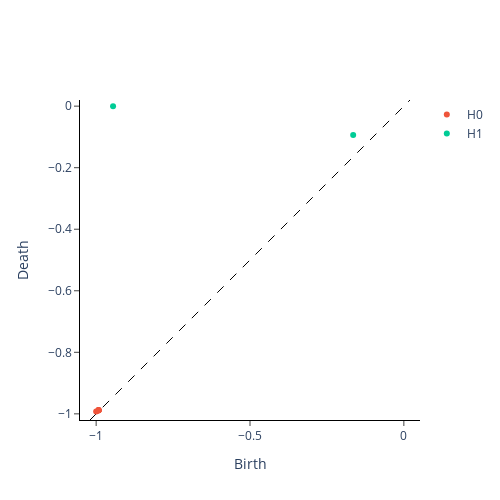

The cell this chart's notebook holds for it:
### Code cell
from gtda.plotting import plot_diagram

plot_diagram(PD[4])

### Figure 1 — Plotly figure (JSON) as saved in the notebook; plotly's stock layout.template omitted (floating-point values rounded to 4 significant figures)
{"data": [{"hoverinfo": "none", "line": {"color": "black", "dash": "dash", "width": 1}, "mode": "lines", "showlegend": false, "type": "scatter", "x": [-1.02, 0.02], "y": [-1.02, 0.02]}, {"hoverinfo": "text", "hovertext": ["(-1.0, -0.9921568627450981)", "(-0.9921568627450981, -0.9882352941176471), multiplicity: 6", "(-0.9921568627450981, -0.9882352941176471), multiplicity: 6", "(-0.9921568627450981, -0.9882352941176471), multiplicity: 6", "(-0.9921568627450981, -0.9882352941176471), multiplicity: 6", "(-0.9921568627450981, -0.9882352941176471), multiplicity: 6", "(-0.9921568627450981, -0.9882352941176471), multiplicity: 6"], "mode": "markers", "name": "H0", "type": "scatter", "x": [-1, -0.9922, -0.9922, -0.9922, -0.9922, -0.9922, -0.9922], "y": [-0.9922, -0.9882, -0.9882, -0.9882, -0.9882, -0.9882, -0.9882]}, {"hoverinfo": "text", "hovertext": ["(-0.9450980392156862, -0.0)", "(-0.16470588235294117, -0.09411764705882353)"], "mode": "markers", "name": "H1", "type": "scatter", "x": [-0.9451, -0.1647], "y": [0, -0.09412]}], "layout": {"height": 500, "plot_bgcolor": "white", "width": 500, "xaxis": {"autorange": false, "exponentformat": "e", "linecolor": "black", "linewidth": 1, "mirror": false, "range": [-1.02, 0.02], "showexponent": "all", "showline": true, "side": "bottom", "ticks": "outside", "title": {"text": "Birth"}, "type": "linear", "zeroline": true}, "yaxis": {"autorange": false, "exponentformat": "e", "linecolor": "black", "linewidth": 1, "mirror": false, "range": [-1.02, 0.02], "scaleanchor": "x", "scaleratio": 1, "showexponent": "all", "showline": true, "side": "left", "ticks": "outside", "title": {"text": "Death"}, "type": "linear", "zeroline": true}}}
